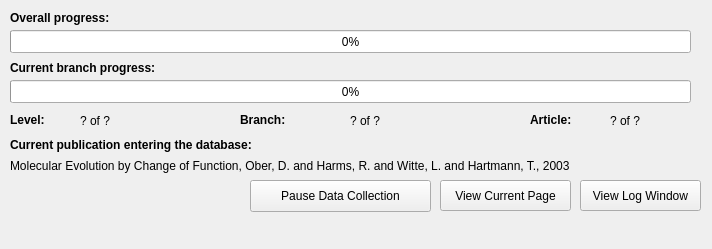
<?xml version="1.0" encoding="UTF-8"?>
<ui version="4.0">
 <class>Form</class>
 <widget class="QWidget" name="Form">
  <property name="geometry">
   <rect>
    <x>0</x>
    <y>0</y>
    <width>712</width>
    <height>249</height>
   </rect>
  </property>
  <property name="windowTitle">
   <string>Progress</string>
  </property>
  <widget class="QPushButton" name="btnStopScrape">
   <property name="geometry">
    <rect>
     <x>250</x>
     <y>180</y>
     <width>181</width>
     <height>32</height>
    </rect>
   </property>
   <property name="text">
    <string>Pause Data Collection</string>
   </property>
  </widget>
  <widget class="QPushButton" name="btnVis">
   <property name="geometry">
    <rect>
     <x>440</x>
     <y>180</y>
     <width>131</width>
     <height>31</height>
    </rect>
   </property>
   <property name="text">
    <string>View Current Page</string>
   </property>
  </widget>
  <widget class="QStatusBar" name="statusbar">
   <property name="geometry">
    <rect>
     <x>10</x>
     <y>220</y>
     <width>691</width>
     <height>21</height>
    </rect>
   </property>
   <property name="sizeGripEnabled">
    <bool>false</bool>
   </property>
  </widget>
  <widget class="QLabel" name="label_2">
   <property name="geometry">
    <rect>
     <x>10</x>
     <y>110</y>
     <width>61</width>
     <height>21</height>
    </rect>
   </property>
   <property name="text">
    <string>&lt;html&gt;&lt;head/&gt;&lt;body&gt;&lt;p&gt;&lt;span style=&quot; font-weight:600;&quot;&gt;Level:&lt;/span&gt;&lt;/p&gt;&lt;/body&gt;&lt;/html&gt;</string>
   </property>
  </widget>
  <widget class="QLabel" name="lblLevel">
   <property name="geometry">
    <rect>
     <x>80</x>
     <y>110</y>
     <width>91</width>
     <height>21</height>
    </rect>
   </property>
   <property name="text">
    <string>? of ?</string>
   </property>
  </widget>
  <widget class="QLabel" name="label">
   <property name="geometry">
    <rect>
     <x>10</x>
     <y>130</y>
     <width>311</width>
     <height>31</height>
    </rect>
   </property>
   <property name="text">
    <string>&lt;html&gt;&lt;head/&gt;&lt;body&gt;&lt;p&gt;&lt;span style=&quot; font-weight:600;&quot;&gt;Current publication entering the database:&lt;/span&gt;&lt;/p&gt;&lt;/body&gt;&lt;/html&gt;</string>
   </property>
  </widget>
  <widget class="QLabel" name="lblPaper">
   <property name="geometry">
    <rect>
     <x>10</x>
     <y>150</y>
     <width>691</width>
     <height>31</height>
    </rect>
   </property>
   <property name="text">
    <string>Molecular Evolution by Change of Function, Ober, D. and Harms, R. and Witte, L. and Hartmann, T., 2003</string>
   </property>
  </widget>
  <widget class="QLabel" name="label_4">
   <property name="geometry">
    <rect>
     <x>240</x>
     <y>110</y>
     <width>101</width>
     <height>21</height>
    </rect>
   </property>
   <property name="text">
    <string>&lt;html&gt;&lt;head/&gt;&lt;body&gt;&lt;p&gt;&lt;span style=&quot; font-weight:600;&quot;&gt;Branch:&lt;/span&gt;&lt;/p&gt;&lt;/body&gt;&lt;/html&gt;</string>
   </property>
  </widget>
  <widget class="QLabel" name="lblParent">
   <property name="geometry">
    <rect>
     <x>350</x>
     <y>110</y>
     <width>91</width>
     <height>21</height>
    </rect>
   </property>
   <property name="text">
    <string>? of ?</string>
   </property>
  </widget>
  <widget class="QLabel" name="label_6">
   <property name="geometry">
    <rect>
     <x>530</x>
     <y>110</y>
     <width>61</width>
     <height>21</height>
    </rect>
   </property>
   <property name="text">
    <string>&lt;html&gt;&lt;head/&gt;&lt;body&gt;&lt;p&gt;&lt;span style=&quot; font-weight:600;&quot;&gt;Article:&lt;/span&gt;&lt;/p&gt;&lt;/body&gt;&lt;/html&gt;</string>
   </property>
  </widget>
  <widget class="QLabel" name="lblArticle">
   <property name="geometry">
    <rect>
     <x>610</x>
     <y>110</y>
     <width>91</width>
     <height>21</height>
    </rect>
   </property>
   <property name="text">
    <string>? of ?</string>
   </property>
  </widget>
  <widget class="QProgressBar" name="progress">
   <property name="geometry">
    <rect>
     <x>10</x>
     <y>30</y>
     <width>681</width>
     <height>23</height>
    </rect>
   </property>
   <property name="value">
    <number>0</number>
   </property>
   <property name="textVisible">
    <bool>true</bool>
   </property>
   <property name="orientation">
    <enum>Qt::Horizontal</enum>
   </property>
  </widget>
  <widget class="QPushButton" name="btnLog">
   <property name="geometry">
    <rect>
     <x>580</x>
     <y>180</y>
     <width>121</width>
     <height>31</height>
    </rect>
   </property>
   <property name="text">
    <string>View Log Window</string>
   </property>
  </widget>
  <widget class="QLabel" name="label_3">
   <property name="geometry">
    <rect>
     <x>10</x>
     <y>10</y>
     <width>281</width>
     <height>16</height>
    </rect>
   </property>
   <property name="font">
    <font>
     <weight>75</weight>
     <bold>true</bold>
    </font>
   </property>
   <property name="text">
    <string>Overall progress:</string>
   </property>
  </widget>
  <widget class="QProgressBar" name="progress_2">
   <property name="geometry">
    <rect>
     <x>10</x>
     <y>80</y>
     <width>681</width>
     <height>23</height>
    </rect>
   </property>
   <property name="value">
    <number>0</number>
   </property>
   <property name="textVisible">
    <bool>true</bool>
   </property>
   <property name="orientation">
    <enum>Qt::Horizontal</enum>
   </property>
  </widget>
  <widget class="QLabel" name="label_5">
   <property name="geometry">
    <rect>
     <x>10</x>
     <y>60</y>
     <width>281</width>
     <height>16</height>
    </rect>
   </property>
   <property name="font">
    <font>
     <weight>75</weight>
     <bold>true</bold>
    </font>
   </property>
   <property name="text">
    <string>Current branch progress:</string>
   </property>
  </widget>
 </widget>
 <resources/>
 <connections/>
</ui>
